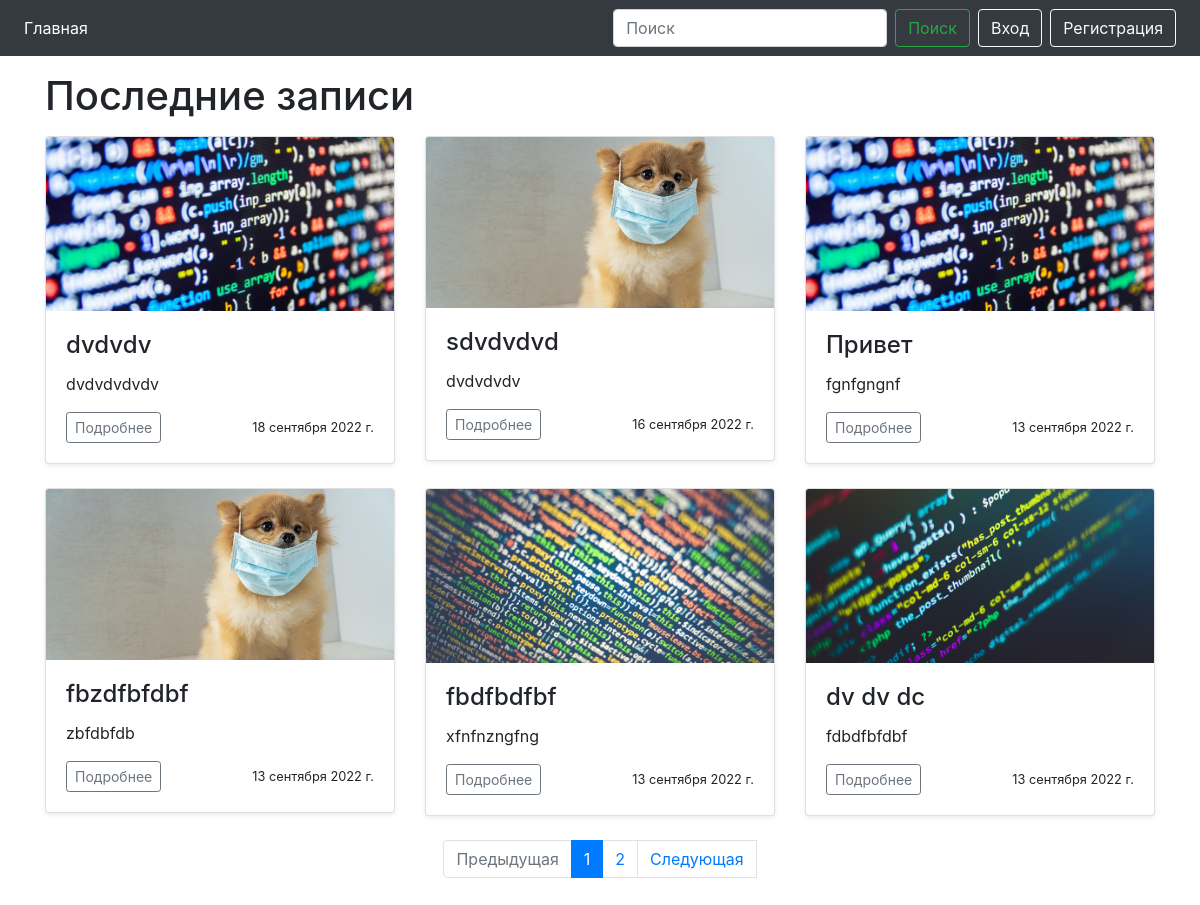
/, run on an earlier commit of the app's database.
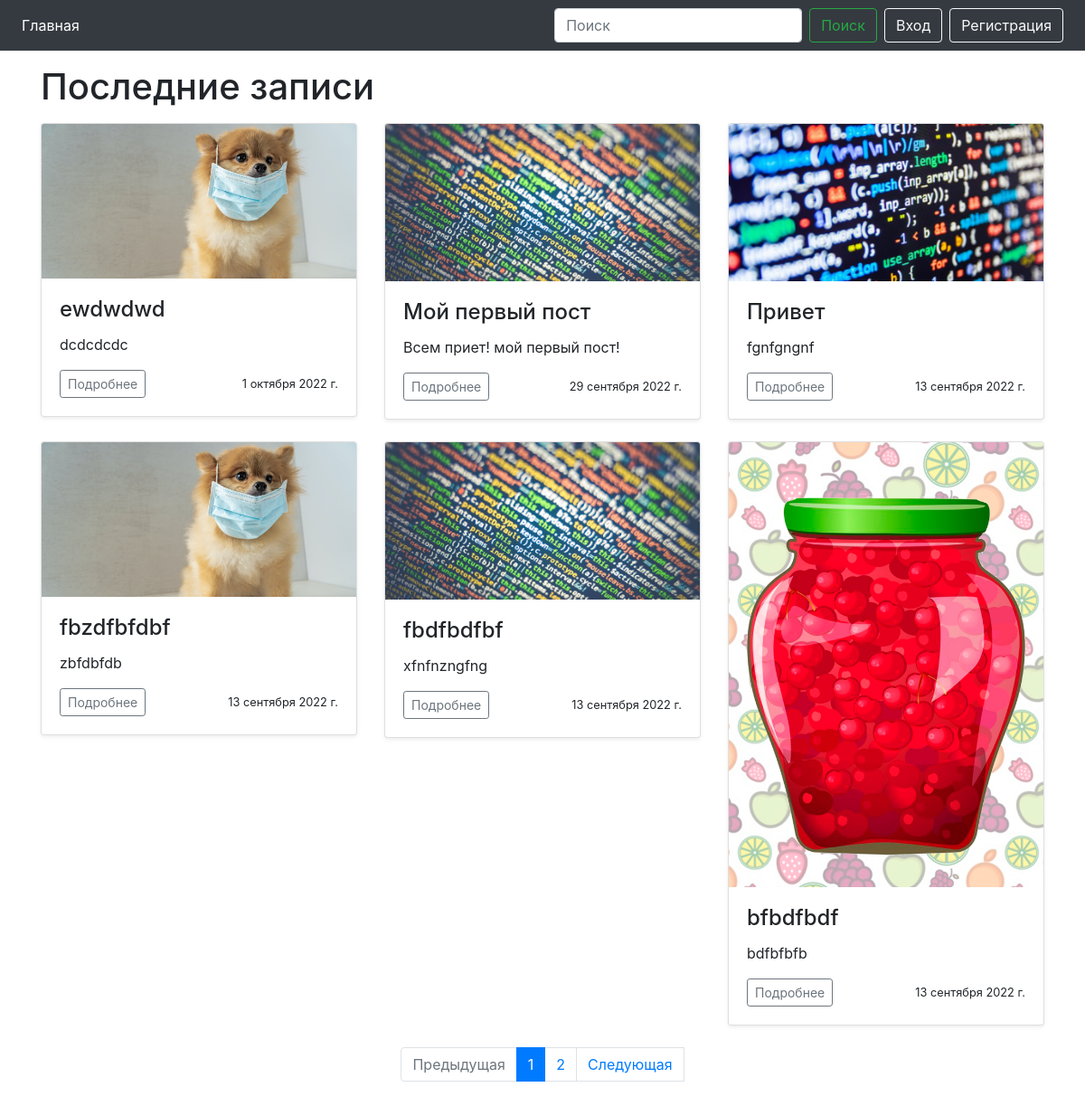
And on a later commit of the database.
### news/models.py (models this page shows, shortened)
class Post(models.Model):
    title = models.CharField(max_length=200)
    content = RichTextUploadingField()
    image = models.ImageField()
    created_at = models.DateField(default=timezone.now)
    author = models.ForeignKey(User, on_delete=models.CASCADE, related_name='author')
    categories = models.ManyToManyField(Category, through='PostCategory', verbose_name='Категория')

### news/views.py (the view, shortened to what this page needs)
# urls.py: path('', NewsList.as_view(), name='index'),
class NewsList(ListView):
    model = Post
    ordering = '-id'
    template_name = 'home.html'
    context_object_name = 'home'
    paginate_by = 6
    form_class = PostForm
    def get_context_data(self, **kwargs):
        context = super().get_context_data(**kwargs)
        context['category'] = Category.objects.all()
        context['form'] = PostForm()
        return context

### news/forms.py
class PostForm(ModelForm):
    class Meta:
        model = Post
        fields = ['title', 'image', 'content', 'categories', 'author']
        widgets = {
            'author': forms.HiddenInput(),
        }
        labels = {
            'title': _('Заголовок'),
            'categories': _('Категория'),
            'content': _('Объявление'),
            'image': _('Изображение')
        }

### templates/home.html (shortened to what this page needs)
{% extends './base.html' %}
{% load static %}
{% block content %}
    <div class="container">
      <h1 class="my-3">Последние записи</h1>
      <div class="row">
        {% for post in page_obj%}
        <div class="col-md-4">
          <div class="card mb-4 shadow-sm">
            <img src="media/{{ post.image }}" alt="" class="card-img-top">
            <div class="card-body">
              <h4 class="card-title">{{ post.title }}</h4>
              {{ post.content|safe|truncatechars:100 }}
              <div class="d-flex justify-content-between align-items-center">
                <div class="btn-group">
                  <a href="{% url 'news' post.id %}" class="btn btn-sm btn-outline-secondary">Подробнее</a>
                </div>
                <small class="text-mutnewsed">{{ post.created_at }}</small>
              </div>
            </div>
          </div>
        </div>
        {% endfor %}
      </div>
    </div>
{% endblock %}
{% block pagination %}
    <nav aria-label="Paginate me">
      <ul class="pagination justify-content-center">
        {% if page_obj.has_previous %}
          <a class="page-link" href="?page={{ page_obj.previous_page_number }}" tabindex="-1">Предыдущая</a>
        {% else %}
        <li class="page-item disabled">
          <a class="page-link disabled" href="#" tabindex="-1">Предыдущая</a>
        </li>
        {% endif %}
        {% for i in page_obj.paginator.page_range %}
        {% if i == page_obj.number %}
          <li class="page-item active"><a class="page-link" href="?page={{ i }}">{{ i }}</a></li>
        {% else %}
          <li class="page-item"><a class="page-link" href="?page={{ i }}">{{ i }}</a></li>
        {% endif %}
        {% endfor %}
        {% if page_obj.has_next %}
          <a class="page-link" href="?page={{ page_obj.next_page_number }}">Следующая</a>
        {% else %}
          <li class="page-item disabled">
            <a class="page-link" href="#">Следующая</a>
          </li>
        {% endif %}
      </ul>
    </nav>
    <br>
{% endblock %}

What changed in the data, as far as the page shows it:
removed Post: image (picture), title "sdvdvdvd", content "dvdvdvdv", created_at "16 сентября 2022 г."
no longer on this page (row unchanged): Post: image (picture), title "dv dv dc", content "fdbdfbfdbf", created_at "13 сентября 2022 г."
changed Post: image: a different picture; title "dvdvdv" → "ewdwdwd"; content "dvdvdvdvdv" → "dcdcdcdc"; created_at "18 сентября 2022 г." → "1 октября 2022 г."
added Post: image (picture), title "Мой первый пост", content "Всем приет! мой первый пост!", created_at "29 сентября 2022 г."
added Post: image (picture), title "bfbdfbdf", content "bdfbfbfb", created_at "13 сентября 2022 г."
